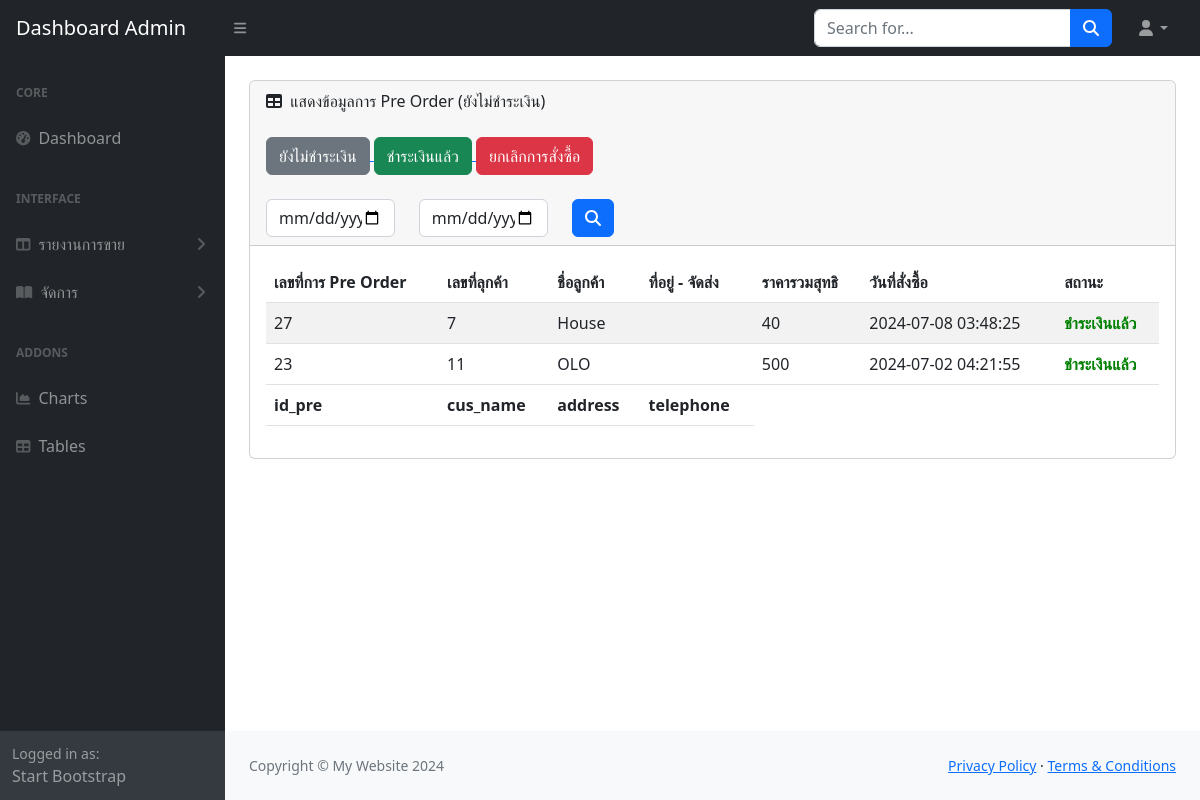
The page /admin/report_pre_order_yes.php on the database its author committed.
### tables this page shows
CREATE TABLE `pre_order_detail` (
  `id_pre_detail` int(11) NOT NULL,
  `item_amount` int(11) NOT NULL,
  `total` int(11) NOT NULL,
  `id_pro` int(11) NOT NULL,
  `id_pre` int(11) NOT NULL
);

CREATE TABLE `pre_order` (
  `id_pre` int(11) NOT NULL,
  `time_pre` timestamp NOT NULL DEFAULT current_timestamp(),
  `total_price_pre` float NOT NULL,
  `pre_status` varchar(1) NOT NULL COMMENT '0=ยกเลิกการ Pre Order,1=ยังไม่ชำระเงิน,2=ชำระเงินแล้ว,3=รอตรวจสอบ',
  `address` text NOT NULL,
  `id_pro` int(11) NOT NULL,
  `id_member` int(11) NOT NULL
);

CREATE TABLE `user_form` (
  `id` int(255) NOT NULL,
  `username` varchar(255) NOT NULL,
  `name` varchar(255) NOT NULL,
  `email` varchar(255) NOT NULL,
  `telephone` varchar(10) NOT NULL,
  `password` varchar(255) NOT NULL,
  `user_type` varchar(255) NOT NULL,
  `bank` varchar(255) NOT NULL COMMENT 'ชื่อธนาคาร',
  `bank_number` varchar(10) NOT NULL COMMENT 'เลขที่บัญชี'
);

### admin/report_pre_order_yes.php (the view, shortened to what this page needs)
<!DOCTYPE html>
<html lang="en">
    <head>
        <link href="https://cdn.jsdelivr.net/npm/simple-datatables@7.1.2/dist/style.min.css" rel="stylesheet" />
        <link href="css/styles.css" rel="stylesheet" />
    </head>
    <body class="sb-nav-fixed">
        <?php
        include 'menu1.php';
        ?>
            <div id="layoutSidenav_content">
                <main>
                    <div class="container-fluid px-4">
                        <div class="card mb-4 mt-4">
                            <div class="card-header">
                                <i class="fas fa-table me-1"></i>
                                แสดงข้อมูลการ Pre Order (ยังไม่ชำระเงิน)
                            <div>
                                <br>
                            <a href="report_pre_order.php" > <button type="button" class="btn btn-secondary">ยังไม่ชำระเงิน</button> </a>
                            <a href="report_pre_order_yes.php" > <button type="button" class="btn btn-success">ชำระเงินแล้ว</button> </a>
                            <a href="report_pre_order_no.php" > <button type="button" class="btn btn-danger">ยกเลิกการสั่งซื้อ</button> </a>
                            </div>
                            <br>
                            <div>
<form name="form1" method="POST" action="report_pre_order.php">
<div class="row">
    <div class="col-sm-2">
      <input type="date" name="dt1" class="form-control">
    </div>
    <div class="col-sm-2">
    <input type="date" name="dt2" class="form-control">
    </div>
    <div class="col-sm-4">
    <button type="submit" class="btn btn-primary"><i class="fas fa-search"></i></button>
    </div>
  </div>
                            </form>
                            </div>
                            </div>
                            <div class="card-body">
                                <table id="datatablesSimple" class="table table-striped">
                                    <thead>
                                        <tr>
                                            <th>เลขที่การ Pre Order</th>
                                            <th>เลขที่ลุกค้า</th>
                                            <th>ชื่อลูกค้า</th>
                                            <th>ที่อยู่ - จัดส่ง</th>
                                            <th>ราคารวมสุทธิ</th>
                                            <th>วันที่สั่งซื้อ</th>
                                            <th>สถานะ</th>
                                        </tr>
                                    </thead>
                                    <tfoot>
                                        <tr>
                                            <th>id_pre</th>
                                            <th>cus_name</th>
                                            <th>address</th>
                                            <th>telephone</th>
                                        </tr>
                                    </tfoot>
                                    <tbody>
<?php
$sql = "select * from pre_order_detail pd,product p ,pre_order po,user_form u where pd.id_pro=p.id_pro and pd.id_pre=po.id_pre and po.id_member=u.id and pre_status='2' order by time_pre DESC";
$result=mysqli_query($conn,$sql);
while($row=mysqli_fetch_array($result)){
$status = $row['pre_status'];
?>
                                        <tr>
                                            <td><?=$row['id_pre']?></td>
                                            <td><?=$row['id_member']?></td>
                                            <td><?=$row['name']?></td>
                                            <td><?=$row['address']?></td>
                                            <td><?=$row['total_price_pre']?></td>
                                            <td><?=$row['time_pre']?></td>
                                            <td>
                                            <?php
                                        if($status == 1){
                                            echo "ยังไม่ชำระเงิน";
                                        }else if($status == 2){
                                            echo "<b style='color:green '> ชำระเงินแล้ว </b> ";
                                        }else if($status == 0){
                                            echo "<b style='color:red '> ยกเลิกการสั่งซื้อ </b> ";
                                        }else if($status == 3){
                                            echo "<b style='color:blue '> รอตรวจสอบ </b> ";
                                        }
                                            ?>
                                            </td>
                                        </tr>
                                    <?php
                                    }
                                    ?>
                                </table>
                            </div>
                        </div>
                    </div>
                </main>
                <?php
        include 'footer.php';
        ?>
            </div>
        </div>
    </body>
</html>

### rows shown on the page
pre_order_detail: pre_order.id_pre "27", pre_order.id_member "7", user_form.name "House", pre_order.total_price_pre "40", pre_order.time_pre "2024-07-08 03:48:25"
pre_order_detail: pre_order.id_pre "23", pre_order.id_member "11", user_form.name "OLO", pre_order.total_price_pre "500", pre_order.time_pre "2024-07-02 04:21:55"
